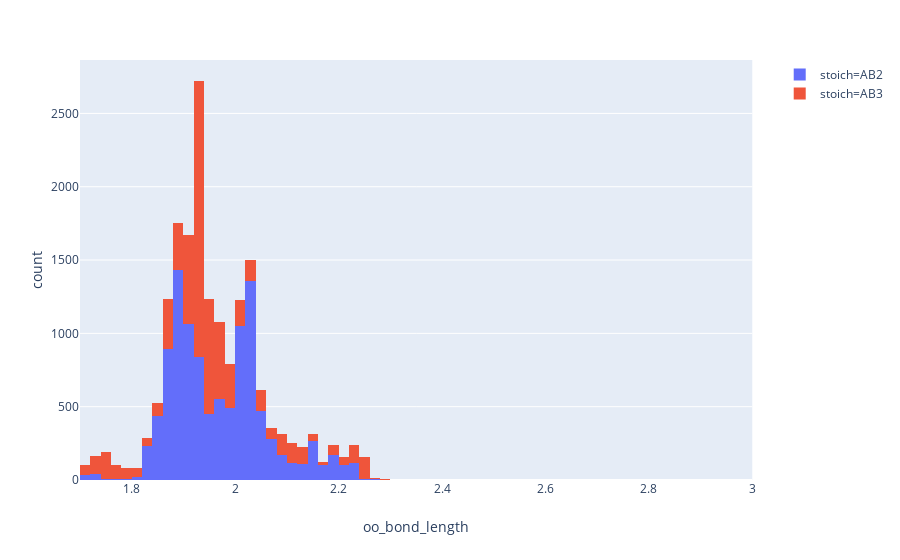

The cell this chart's notebook holds for it:
### Code cell
import plotly.express as px

tips = px.data.tips()
fig = px.histogram(df_oo, x="oo_bond_length", nbins=600, color="stoich")
fig.show()

# my_plotly_plot

### Figure 1 — Plotly figure (JSON) as saved in the notebook; plotly's stock layout.template omitted (floating-point values rounded to 4 significant figures; data arrays with more than 128 entries replaced by an {"elided": "..."} marker saying what was removed)
{"data": [{"alignmentgroup": "True", "bingroup": "x", "hoverlabel": {"namelength": 0}, "hovertemplate": "stoich=AB2<br>oo_bond_length=%{x}<br>count=%{y}", "legendgroup": "stoich=AB2", "marker": {"color": "#636efa"}, "name": "stoich=AB2", "nbinsx": 600, "offsetgroup": "stoich=AB2", "orientation": "v", "showlegend": true, "type": "histogram", "x": {"elided": "10887 float values"}, "xaxis": "x", "yaxis": "y"}, {"alignmentgroup": "True", "bingroup": "x", "hoverlabel": {"namelength": 0}, "hovertemplate": "stoich=AB3<br>oo_bond_length=%{x}<br>count=%{y}", "legendgroup": "stoich=AB3", "marker": {"color": "#EF553B"}, "name": "stoich=AB3", "nbinsx": 600, "offsetgroup": "stoich=AB3", "orientation": "v", "showlegend": true, "type": "histogram", "x": {"elided": "6917 float values"}, "xaxis": "x", "yaxis": "y"}], "layout": {"autosize": true, "barmode": "relative", "legend": {"tracegroupgap": 0}, "margin": {"t": 60}, "xaxis": {"anchor": "y", "autorange": false, "domain": [0, 0.98], "range": [1.7, 3], "title": {"text": "oo_bond_length"}, "type": "linear"}, "yaxis": {"anchor": "x", "autorange": true, "domain": [0, 1], "range": [0, 2864.0], "title": {"text": "count"}}}}
